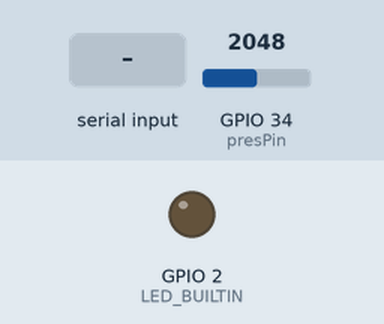
A sketch run on a simulated ESP32. Parts: output pins drawn as LEDs (lit = HIGH). The test bench sets the inputs (shaded band); at power-on: GPIO 34 (presPin) = 2048. Nothing arrives over Bluetooth unless stated; what the sketch prints to the serial monitor is not drawn.

Above: at 1.2 s.
1.3 s: "1" received over the second serial link
At 2.6 s:
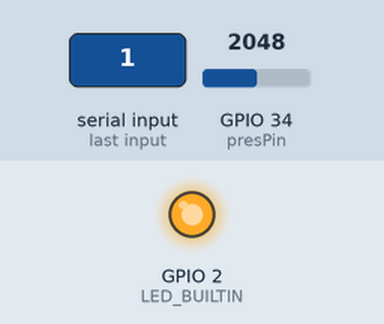
2.9 s: "0" received over the second serial link
At 4.1 s:
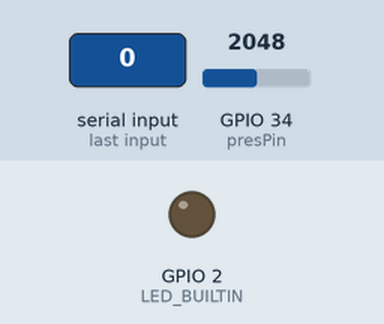
Timing chart, 0 to 5.9 s (numbered marks = the images above; inputs shaded):
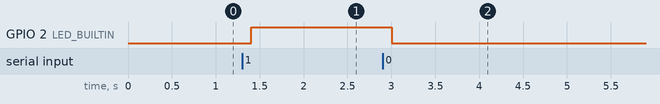

The sketch:

ESP32_Pump.ino
```cpp
//Program to control disk pump with LED (ON/OFF) from ESP32 using Serial Bluetooth

#include "BluetoothSerial.h" //Header File for Serial Bluetooth, will be added by default into Arduino

BluetoothSerial SerialBT; //Object for Bluetooth

const int presPin = 34;

int incoming;
int presValue = 0;
int LED_BUILTIN = 2;

void setup() {
  Serial.begin(115200); //Start Serial monitor in 9600
  SerialBT.begin("ESP32_PUMP_Control"); //Name of your Bluetooth Signal
  Serial.println("Bluetooth Device is Ready to Pair");

  pinMode (LED_BUILTIN, OUTPUT);//Specify that LED pin is output
}

void loop() {

  if (SerialBT.available()) //Check if we receive anything from Bluetooth
  {
    incoming = SerialBT.read(); //Read what we recevive
    //Serial.print("Received:"); Serial.println(incoming);

    if (incoming == 49)
        {
        digitalWrite(LED_BUILTIN, HIGH);
        SerialBT.println("PUMP turned ON");
        Serial.println("#W0,1\n");
        }

    if (incoming == 48)
        {
        digitalWrite(LED_BUILTIN, LOW);
        SerialBT.println("PUMP turned OFF");
        Serial.println("#W0,0\n");
        }
  }

  //Reading pressure sensor value
  presValue = analogRead(presPin);
  Serial.println(presValue);
  delay(200);
}
```

Measured:
- after the input at 1.3 s, GPIO 2 (LED_BUILTIN): LOW → HIGH after 0.10 s
- after the input at 2.9 s, GPIO 2 (LED_BUILTIN): HIGH → LOW after 0.10 s
